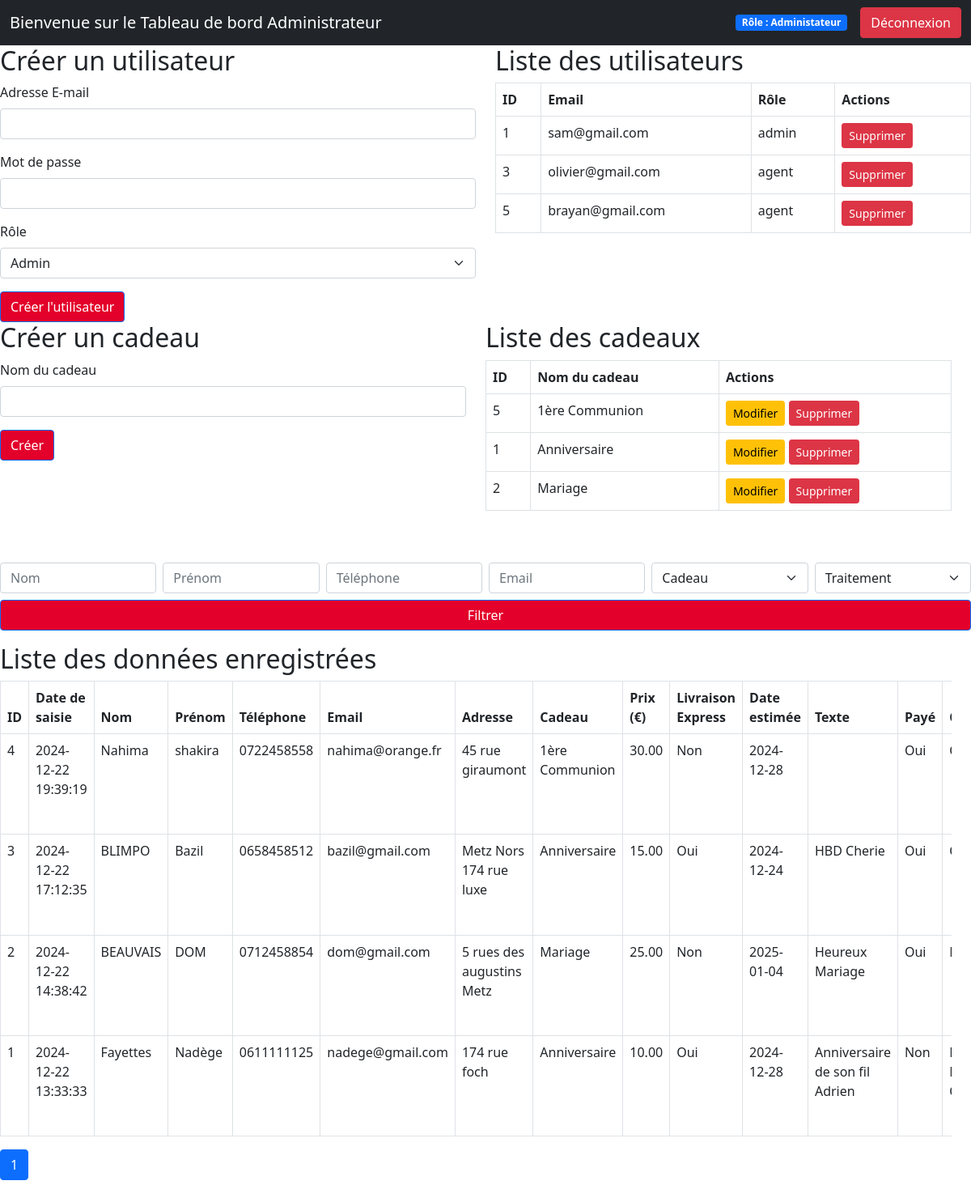
Page /admin_dashboard.php (signed in) on the committed database.
### tables this page shows
CREATE TABLE `users` (
  `id` int(11) NOT NULL,
  `email` varchar(255) NOT NULL,
  `password` varchar(255) NOT NULL,
  `role` enum('admin','agent') NOT NULL,
  `remember_token` varchar(255) DEFAULT NULL
);

CREATE TABLE `cadeaux` (
  `id` int(11) NOT NULL,
  `nom` varchar(255) NOT NULL
);

CREATE TABLE `receptions` (
  `id` int(11) NOT NULL,
  `date_saisie` datetime DEFAULT current_timestamp(),
  `nom` varchar(255) NOT NULL,
  `prenom` varchar(255) NOT NULL,
  `telephone` varchar(20) DEFAULT NULL,
  `email` varchar(255) DEFAULT NULL,
  `adresse` text DEFAULT NULL,
  `cadeau_id` int(11) DEFAULT NULL,
  `texte` text DEFAULT NULL,
  `date_estimee_livraison` date DEFAULT NULL,
  `express` tinyint(1) DEFAULT 0,
  `prix` decimal(10,2) DEFAULT 0.00,
  `paye` tinyint(1) DEFAULT 0,
  `observation` text DEFAULT NULL
);

### admin_dashboard.php (the view, shortened to what this page needs)
<?php
    include 'config.php';
    try {
        $users = $pdo->query("SELECT id, email, role FROM users")->fetchAll(PDO::FETCH_ASSOC);
    } catch (PDOException $e) {
        $error = "Erreur : " . $e->getMessage();
    }
    try {
        $stmt = $pdo->prepare("SELECT * FROM cadeaux ORDER BY nom");
        $stmt->execute();
        $cadeaux = $stmt->fetchAll(PDO::FETCH_ASSOC);
    } catch (PDOException $e) {
        $error = "Erreur lors de la récupération des cadeaux : " . $e->getMessage();
    }
    $limit = 10;
    $page = isset($_GET['page']) && is_numeric($_GET['page']) ? (int)$_GET['page'] : 1;
    $offset = ($page - 1) * $limit;
    $whereClauses = [];
    $whereSql = $whereClauses ? 'WHERE ' . implode(' AND ', $whereClauses) : '';
    $sql = "SELECT r.*, c.nom AS cadeau_nom FROM receptions r
            LEFT JOIN cadeaux c ON r.cadeau_id = c.id
            $whereSql
            ORDER BY r.date_saisie DESC
            LIMIT :offset, :limit";
    $stmt = $pdo->prepare($sql);
    $stmt->bindValue(':offset', $offset, PDO::PARAM_INT);
    $stmt->bindValue(':limit', $limit, PDO::PARAM_INT);
    $stmt->execute();
    $receptions = $stmt->fetchAll(PDO::FETCH_ASSOC);
    $totalSql = "SELECT COUNT(*) FROM receptions r $whereSql";
    $totalStmt = $pdo->prepare($totalSql);
    $totalStmt->execute();
    $totalRecords = $totalStmt->fetchColumn();
    $totalPages = ceil($totalRecords / $limit);
?>
<!DOCTYPE html>
<html lang="fr">
<head>
    <link rel="stylesheet" href="assets/dist/css/bootstrap.min.css">
</head>
<body>
<nav class="navbar navbar-expand-lg navbar-dark bg-dark">
    <div class="container-fluid">
        <a class="navbar-brand" href="#">Bienvenue sur le Tableau de bord Administrateur</a>
        <div class="collapse navbar-collapse" id="navbarNav">
            <div class="d-flex align-items-center ms-auto">
                <span class="badge bg-primary me-3">Rôle : Administateur</span>
                <a href="logout.php" class="btn btn-danger">Déconnexion</a>
            </div>
        </div>
    </div>
</nav>
<div class="row mb-5">
    <div class="col-lg-6 col-md-12">
        <h2>Créer un utilisateur</h2>
        <form method="POST">
            <div class="mb-3">
                <label for="email" class="form-label">Adresse E-mail</label>
                <input type="email" name="email" id="email" class="form-control" required>
            </div>
            <div class="mb-3">
                <label for="password" class="form-label">Mot de passe</label>
                <input type="password" name="password" id="password" class="form-control" required>
            </div>
            <div class="mb-3">
                <label for="role" class="form-label">Rôle</label>
                <select name="role" id="role" class="form-select" required>
                    <option value="admin">Admin</option>
                </select>
            </div>
            <button type="submit" class="btn btn-primary">Créer l'utilisateur</button>
        </form>
    </div>
    <div class="col-lg-6 col-md-12">
        <h2>Liste des utilisateurs</h2>
        <div class="table-responsive">
            <table class="table table-bordered">
                <thead>
                    <tr>
                        <th>ID</th>
                        <th>Email</th>
                        <th>Rôle</th>
                        <th>Actions</th>
                    </tr>
                </thead>
                <tbody>
                    <?php if (!empty($users)): ?>
                    <?php foreach ($users as $user): ?>
                    <tr>
                        <td><?= htmlspecialchars($user['id']); ?></td>
                        <td><?= htmlspecialchars($user['email']); ?></td>
                        <td><?= htmlspecialchars($user['role']); ?></td>
                        <td>
                            <form method="POST" class="d-inline">
                                <button type="submit" class="btn btn-danger btn-sm">Supprimer</button>
                            </form>
                        </td>
                    </tr>
                    <?php endforeach; ?>
                    <?php else: ?>
                    <tr>
                        <td colspan="4">Aucun utilisateur trouvé.</td>
                    </tr>
                    <?php endif; ?>
                </tbody>
            </table>
        </div>
    </div>
    <div class="row mb-5">
        <div class="col-lg-6 col-md-12">
            <h2>Créer un cadeau</h2>
            <form method="POST">
                <div class="mb-3">
                    <label for="nom_cadeau" class="form-label">Nom du cadeau</label>
                    <input type="text" name="nom_cadeau" id="nom_cadeau" class="form-control" required>
                </div>
                <button type="submit" class="btn btn-primary">Créer</button>
            </form>
        </div>
        <div class="col-lg-6 col-md-12">
            <h2>Liste des cadeaux</h2>
            <div class="table-responsive">
                <table class="table table-bordered">
                    <thead>
                    <tr>
                        <th>ID</th>
                        <th>Nom du cadeau</th>
                        <th>Actions</th>
                    </tr>
                    </thead>
                    <tbody>
                    <?php if (!empty($cadeaux)): ?>
                        <?php foreach ($cadeaux as $cadeau): ?>
                            <tr>
                                <td><?= htmlspecialchars($cadeau['id']); ?></td>
                                <td><?= htmlspecialchars($cadeau['nom']); ?></td>
                                <td>
                                    <button type="button" class="btn btn-warning btn-sm" data-bs-toggle="modal" data-bs-target="#editCadeauModal<?= $cadeau['id']; ?>">Modifier</button>
                                    <form method="POST" class="d-inline">
                                        <button type="submit" class="btn btn-danger btn-sm">Supprimer</button>
                                    </form>
                                </td>
                            </tr>
                        <?php endforeach; ?>
                    <?php else: ?>
                        <tr>
                            <td colspan="3">Aucun cadeau trouvé.</td>
                        </tr>
                    <?php endif; ?>
                    </tbody>
                </table>
            </div>
        </div>
    </div>
    <form method="GET" class="mb-3">
        <div class="row g-2">
            <div class="col-md-2">
                <input type="text" name="nom" class="form-control" placeholder="Nom"
                value="<?= htmlspecialchars($_GET['nom'] ?? '') ?>">
            </div>
            <div class="col-md-2">
                <input type="text" name="prenom" class="form-control" placeholder="Prénom"
                    value="<?= htmlspecialchars($_GET['prenom'] ?? '') ?>">
            </div>
            <div class="col-md-2">
                <input type="text" name="telephone" class="form-control" placeholder="Téléphone"
                    value="<?= htmlspecialchars($_GET['telephone'] ?? '') ?>">
            </div>
            <div class="col-md-2">
                <input type="email" name="email" class="form-control" placeholder="Email"
                    value="<?= htmlspecialchars($_GET['email'] ?? '') ?>">
            </div>
            <div class="col-md-2">
                <select name="cadeau" class="form-select">
                    <option value="">Cadeau</option>
                </select>
            </div>
            <div class="col-md-2">
                <select name="traitement" class="form-select">
                    <option value="">Traitement</option>
                </select>
            </div>
            <div class="col-12">
                <button type="submit" class="btn btn-primary w-100">Filtrer</button>
            </div>
        </div>
    </form>
    <div class="row">
        <div class="col-12">
            <h2>Liste des données enregistrées</h2>
            <div class="table-responsive">
                <table class="table table-bordered">
                    <thead>
                        <tr>
                            <th>ID</th>
                            <th>Date de saisie</th>
                            <th>Nom</th>
                            <th>Prénom</th>
                            <th>Téléphone</th>
                            <th>Email</th>
                            <th>Adresse</th>
                            <th>Cadeau</th>
                            <th>Prix (€)</th>
                            <th>Livraison Express</th>
                            <th>Date estimée</th>
                            <th>Texte</th>
                            <th>Payé</th>
                            <th>Observation</th>
                        </tr>
                    </thead>
                    <tbody>
                        <?php if (!empty($receptions)): ?>
                        <?php foreach ($receptions as $reception): ?>
                        <tr>
                            <td><?= htmlspecialchars($reception['id']) ?></td>
                            <td><?= htmlspecialchars($reception['date_saisie']) ?></td>
                            <td><?= htmlspecialchars($reception['nom']) ?></td>
                            <td><?= htmlspecialchars($reception['prenom']) ?></td>
                            <td><?= htmlspecialchars($reception['telephone']) ?></td>
                            <td><?= htmlspecialchars($reception['email']) ?></td>
                            <td><?= htmlspecialchars($reception['adresse']) ?></td>
                            <td><?= htmlspecialchars($reception['cadeau_nom'] ?? 'Non défini') ?></td>
                            <td><?= htmlspecialchars($reception['prix']) ?></td>
                            <td><?= $reception['express'] ? 'Oui' : 'Non' ?></td>
                            <td><?= htmlspecialchars($reception['date_estimee_livraison']) ?></td>
                            <td><?= htmlspecialchars($reception['texte']) ?></td>
                            <td><?= $reception['paye'] ? 'Oui' : 'Non' ?></td>
                            <td><?= htmlspecialchars($reception['observation']) ?></td>
                        </tr>
                        <?php endforeach; ?>
                        <?php else: ?>
                        <tr>
                            <td colspan="14" class="text-center">Aucune donnée trouvée.</td>
                        </tr>
                        <?php endif; ?>
                    </tbody>
                </table>
                <nav>
                    <ul class="pagination">
                        <?php for ($i = 1; $i <= $totalPages; $i++): ?>
                        <li class="page-item <?= $i === $page ? 'active' : '' ?>">
                            <a class="page-link" href="?page=<?= $i ?>"><?= $i ?></a>
                        </li>
                        <?php endfor; ?>
                    </ul>
                </nav>
            </div>
        </div>
    </div>
</div>
</body>
</html>

### rows in the picture
users: id "1", email "sam@gmail.com", role "admin"
users: id "3", email "olivier@gmail.com", role "agent"
users: id "5", email "brayan@gmail.com", role "agent"
cadeaux: id "5", nom "1ère Communion"
cadeaux: id "1", nom "Anniversaire"
cadeaux: id "2", nom "Mariage"
receptions: id "4", date_saisie "2024-12-22 19:39:19", nom "Nahima", prenom "shakira", telephone "0722458558", email "nahima@orange.fr", adresse "45 rue giraumont", cadeau.nom "1ère Communion", prix "30.00", express "Non", date_estimee_livraison "2024-12-28", paye "Oui"
receptions: id "3", date_saisie "2024-12-22 17:12:35", nom "BLIMPO", prenom "Bazil", telephone "0658458512", email "bazil@gmail.com", adresse "Metz Nors 174 rue luxe", cadeau.nom "Anniversaire", prix "15.00", express "Oui", date_estimee_livraison "2024-12-24", texte "HBD Cherie", paye "Oui"
receptions: id "2", date_saisie "2024-12-22 14:38:42", nom "BEAUVAIS", prenom "DOM", telephone "0712458854", email "dom@gmail.com", adresse "5 rues des augustins Metz", cadeau.nom "Mariage", prix "25.00", express "Non", date_estimee_livraison "2025-01-04", texte "Heureux Mariage", paye "Oui"
receptions: id "1", date_saisie "2024-12-22 13:33:33", nom "Fayettes", prenom "Nadège", telephone "0611111125", email "nadege@gmail.com", adresse "174 rue foch", cadeau.nom "Anniversaire", prix "10.00", express "Oui", date_estimee_livraison "2024-12-28", texte "Anniversaire de son fil Adrien", paye "Non"
